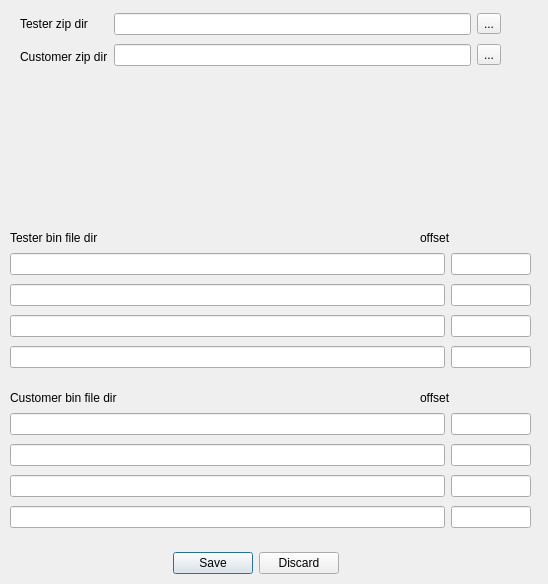
<?xml version="1.0" encoding="UTF-8"?>
<ui version="4.0">
 <class>Form</class>
 <widget class="QWidget" name="Form">
  <property name="geometry">
   <rect>
    <x>0</x>
    <y>0</y>
    <width>548</width>
    <height>584</height>
   </rect>
  </property>
  <property name="minimumSize">
   <size>
    <width>548</width>
    <height>362</height>
   </size>
  </property>
  <property name="maximumSize">
   <size>
    <width>548</width>
    <height>700</height>
   </size>
  </property>
  <property name="windowTitle">
   <string>Origin Bin Firmware Setting</string>
  </property>
  <widget class="QLabel" name="label_2">
   <property name="geometry">
    <rect>
     <x>10</x>
     <y>230</y>
     <width>141</width>
     <height>16</height>
    </rect>
   </property>
   <property name="text">
    <string>Tester bin file dir</string>
   </property>
  </widget>
  <widget class="QLabel" name="label">
   <property name="geometry">
    <rect>
     <x>10</x>
     <y>390</y>
     <width>151</width>
     <height>16</height>
    </rect>
   </property>
   <property name="text">
    <string>Customer bin file dir</string>
   </property>
  </widget>
  <widget class="QLabel" name="label_3">
   <property name="geometry">
    <rect>
     <x>420</x>
     <y>230</y>
     <width>41</width>
     <height>16</height>
    </rect>
   </property>
   <property name="text">
    <string>offset</string>
   </property>
  </widget>
  <widget class="QLabel" name="label_4">
   <property name="geometry">
    <rect>
     <x>420</x>
     <y>390</y>
     <width>41</width>
     <height>16</height>
    </rect>
   </property>
   <property name="text">
    <string>offset</string>
   </property>
  </widget>
  <widget class="QDialogButtonBox" name="binFileComfirm">
   <property name="geometry">
    <rect>
     <x>130</x>
     <y>550</y>
     <width>251</width>
     <height>26</height>
    </rect>
   </property>
   <property name="standardButtons">
    <set>QDialogButtonBox::Discard|QDialogButtonBox::Save</set>
   </property>
   <property name="centerButtons">
    <bool>true</bool>
   </property>
  </widget>
  <widget class="QWidget" name="layoutWidget">
   <property name="geometry">
    <rect>
     <x>10</x>
     <y>410</y>
     <width>521</width>
     <height>122</height>
    </rect>
   </property>
   <layout class="QHBoxLayout" name="horizontalLayout">
    <item>
     <layout class="QVBoxLayout" name="verticalLayout">
      <item>
       <widget class="QLineEdit" name="custBinDir_1"/>
      </item>
      <item>
       <widget class="QLineEdit" name="custBinDir_2">
        <property name="minimumSize">
         <size>
          <width>390</width>
          <height>0</height>
         </size>
        </property>
       </widget>
      </item>
      <item>
       <widget class="QLineEdit" name="custBinDir_3"/>
      </item>
      <item>
       <widget class="QLineEdit" name="custBinDir_4"/>
      </item>
     </layout>
    </item>
    <item>
     <layout class="QVBoxLayout" name="verticalLayout_3"/>
    </item>
    <item>
     <layout class="QVBoxLayout" name="verticalLayout_2">
      <property name="sizeConstraint">
       <enum>QLayout::SetNoConstraint</enum>
      </property>
      <item>
       <widget class="QLineEdit" name="custBinOffset_1">
        <property name="sizePolicy">
         <sizepolicy hsizetype="Expanding" vsizetype="Fixed">
          <horstretch>0</horstretch>
          <verstretch>0</verstretch>
         </sizepolicy>
        </property>
        <property name="maximumSize">
         <size>
          <width>80</width>
          <height>16777215</height>
         </size>
        </property>
        <property name="layoutDirection">
         <enum>Qt::LeftToRight</enum>
        </property>
        <property name="text">
         <string/>
        </property>
       </widget>
      </item>
      <item>
       <widget class="QLineEdit" name="custBinOffset_2">
        <property name="maximumSize">
         <size>
          <width>80</width>
          <height>16777215</height>
         </size>
        </property>
        <property name="layoutDirection">
         <enum>Qt::LeftToRight</enum>
        </property>
       </widget>
      </item>
      <item>
       <widget class="QLineEdit" name="custBinOffset_3">
        <property name="maximumSize">
         <size>
          <width>80</width>
          <height>16777215</height>
         </size>
        </property>
        <property name="layoutDirection">
         <enum>Qt::LeftToRight</enum>
        </property>
       </widget>
      </item>
      <item>
       <widget class="QLineEdit" name="custBinOffset_4">
        <property name="maximumSize">
         <size>
          <width>80</width>
          <height>16777215</height>
         </size>
        </property>
        <property name="layoutDirection">
         <enum>Qt::LeftToRight</enum>
        </property>
       </widget>
      </item>
     </layout>
    </item>
   </layout>
  </widget>
  <widget class="QWidget" name="layoutWidget">
   <property name="geometry">
    <rect>
     <x>10</x>
     <y>250</y>
     <width>521</width>
     <height>124</height>
    </rect>
   </property>
   <layout class="QHBoxLayout" name="horizontalLayout_2">
    <item>
     <layout class="QHBoxLayout" name="horizontalLayout_3">
      <item>
       <layout class="QVBoxLayout" name="verticalLayout_7">
        <item>
         <widget class="QLineEdit" name="pieBinDir_1"/>
        </item>
        <item>
         <widget class="QLineEdit" name="pieBinDir_2">
          <property name="minimumSize">
           <size>
            <width>390</width>
            <height>0</height>
           </size>
          </property>
         </widget>
        </item>
        <item>
         <widget class="QLineEdit" name="pieBinDir_3"/>
        </item>
        <item>
         <widget class="QLineEdit" name="pieBinDir_4"/>
        </item>
       </layout>
      </item>
      <item>
       <layout class="QVBoxLayout" name="verticalLayout_8"/>
      </item>
      <item>
       <layout class="QVBoxLayout" name="verticalLayout_9">
        <property name="sizeConstraint">
         <enum>QLayout::SetNoConstraint</enum>
        </property>
        <item>
         <widget class="QLineEdit" name="pieBinOffset_1">
          <property name="sizePolicy">
           <sizepolicy hsizetype="Expanding" vsizetype="Fixed">
            <horstretch>0</horstretch>
            <verstretch>0</verstretch>
           </sizepolicy>
          </property>
          <property name="maximumSize">
           <size>
            <width>80</width>
            <height>16777215</height>
           </size>
          </property>
          <property name="layoutDirection">
           <enum>Qt::LeftToRight</enum>
          </property>
         </widget>
        </item>
        <item>
         <widget class="QLineEdit" name="pieBinOffset_2">
          <property name="maximumSize">
           <size>
            <width>80</width>
            <height>16777215</height>
           </size>
          </property>
          <property name="layoutDirection">
           <enum>Qt::LeftToRight</enum>
          </property>
         </widget>
        </item>
        <item>
         <widget class="QLineEdit" name="pieBinOffset_3">
          <property name="maximumSize">
           <size>
            <width>80</width>
            <height>16777215</height>
           </size>
          </property>
          <property name="layoutDirection">
           <enum>Qt::LeftToRight</enum>
          </property>
         </widget>
        </item>
        <item>
         <widget class="QLineEdit" name="pieBinOffset_4">
          <property name="maximumSize">
           <size>
            <width>80</width>
            <height>16777215</height>
           </size>
          </property>
          <property name="layoutDirection">
           <enum>Qt::LeftToRight</enum>
          </property>
         </widget>
        </item>
       </layout>
      </item>
     </layout>
    </item>
   </layout>
  </widget>
  <widget class="QWidget" name="">
   <property name="geometry">
    <rect>
     <x>20</x>
     <y>10</y>
     <width>481</width>
     <height>60</height>
    </rect>
   </property>
   <layout class="QHBoxLayout" name="horizontalLayout_6">
    <item>
     <layout class="QVBoxLayout" name="verticalLayout_5">
      <item>
       <widget class="QLabel" name="label_5">
        <property name="text">
         <string>Tester zip dir</string>
        </property>
       </widget>
      </item>
      <item>
       <widget class="QLabel" name="label_6">
        <property name="text">
         <string>Customer zip dir</string>
        </property>
       </widget>
      </item>
     </layout>
    </item>
    <item>
     <layout class="QVBoxLayout" name="verticalLayout_4">
      <item>
       <layout class="QHBoxLayout" name="horizontalLayout_4">
        <item>
         <widget class="QLineEdit" name="pieBinDir_5"/>
        </item>
        <item>
         <widget class="QToolButton" name="pieBinOptBtn_5">
          <property name="text">
           <string>...</string>
          </property>
         </widget>
        </item>
       </layout>
      </item>
      <item>
       <layout class="QHBoxLayout" name="horizontalLayout_5">
        <item>
         <widget class="QLineEdit" name="pieBinDir_6"/>
        </item>
        <item>
         <widget class="QToolButton" name="pieBinOptBtn_6">
          <property name="text">
           <string>...</string>
          </property>
         </widget>
        </item>
       </layout>
      </item>
     </layout>
    </item>
   </layout>
  </widget>
 </widget>
 <tabstops>
  <tabstop>custBinDir_1</tabstop>
  <tabstop>custBinOffset_1</tabstop>
  <tabstop>custBinDir_2</tabstop>
  <tabstop>custBinOffset_2</tabstop>
  <tabstop>custBinDir_3</tabstop>
  <tabstop>custBinOffset_3</tabstop>
  <tabstop>custBinDir_4</tabstop>
  <tabstop>custBinOffset_4</tabstop>
  <tabstop>pieBinDir_1</tabstop>
  <tabstop>pieBinOffset_1</tabstop>
  <tabstop>pieBinDir_2</tabstop>
  <tabstop>pieBinOffset_2</tabstop>
  <tabstop>pieBinDir_3</tabstop>
  <tabstop>pieBinOffset_3</tabstop>
  <tabstop>pieBinDir_4</tabstop>
  <tabstop>pieBinOffset_4</tabstop>
 </tabstops>
 <resources/>
 <connections/>
</ui>
